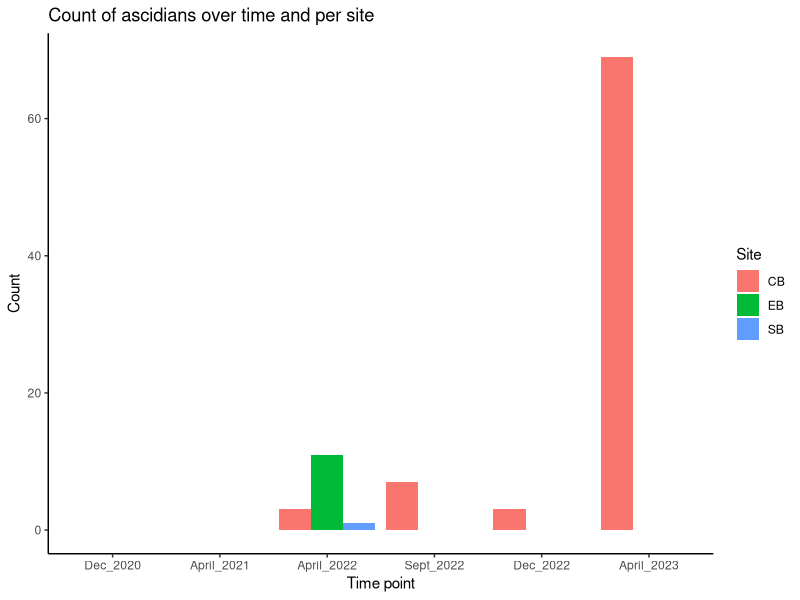
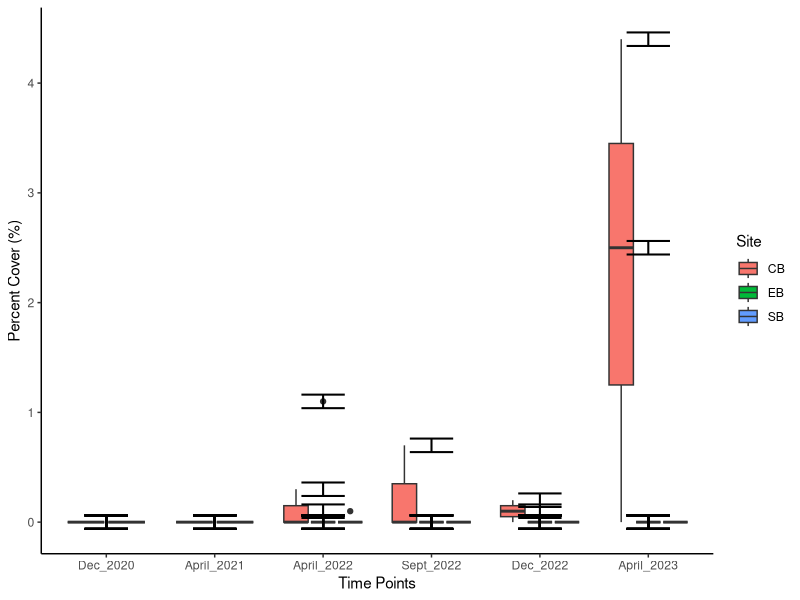
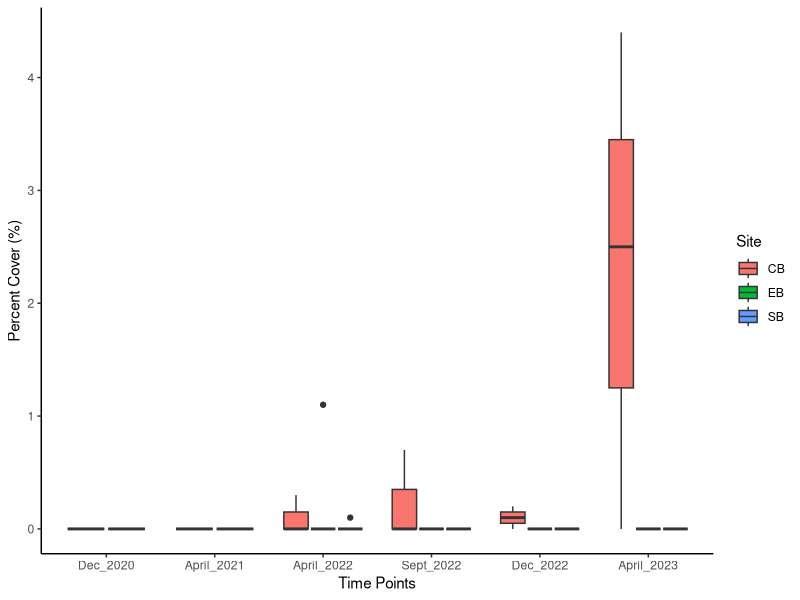
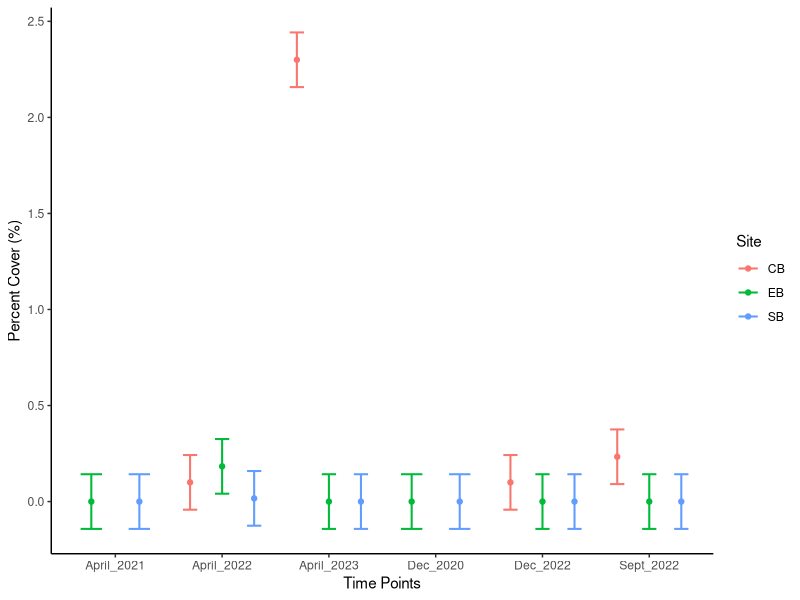
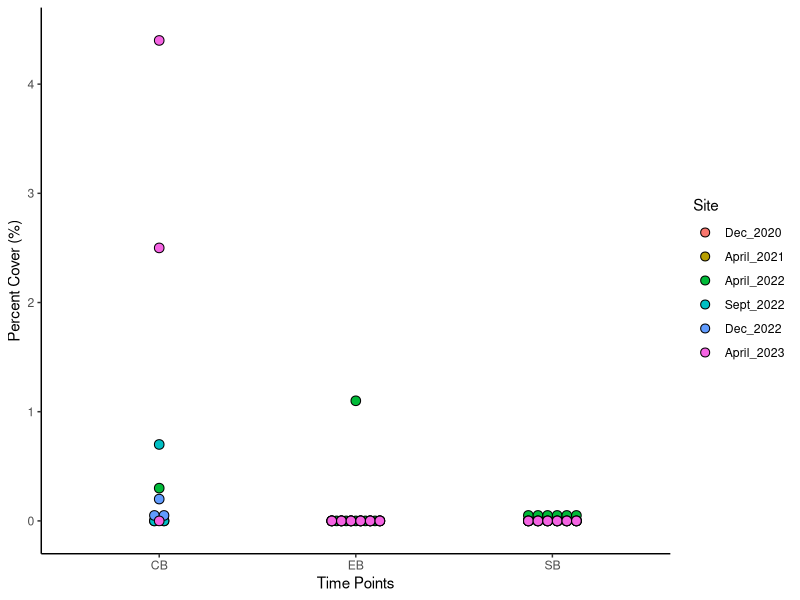

Here is the R script that generated these plots, in order: (Note: this script raises an error after producing the figures.)
## ---- chunk 1
rm(list=ls())
library(tidyverse)
library(dplyr)
library(readxl)
## ---- chunk 2
benthic.data <- read_excel("Benthic_cover.xlsx")
## ---- chunk 3
ascidians.full <- benthic.data[, c("Image ID", "Image name", "TP", "Site", "Transect_ID", "Transect_no", "ASCD")]
## ---- chunk 4
month_year <- strsplit(ascidians.full$TP, "_")
month <- sapply(month_year, function(x) x[1])
year <- sapply(month_year, function(x) x[2])
months <- c("January", "February", "March", "April", "May", "June", "July",
            "August", "Sept", "October", "November", "Dec") 
            # Sept and Dec because that's how they're saved in ascidians.full
month_numeric <- match(month, months)
year_numeric <- as.numeric(year)
date <- as.Date(paste(year_numeric, month_numeric, "01", sep = "-"))

# Save the date in a new column, other than TP
ascidians.full$Date <- date
## ---- chunk 5
# Summed up cover = how many is there
ascidians.sum <- ascidians.full %>%
  group_by(TP, Site, Date) %>%
  summarize(sum_cover = sum(ASCD))

# remove NAs first
ascidians.sum <- na.omit(ascidians.sum)

# order the TPs
ascidians.sum <- ascidians.sum %>%
  mutate(TP = factor(TP, levels = c("Dec_2020", "April_2021", "April_2022", "Sept_2022", "Dec_2022",  "April_2023"))) %>%
  arrange(TP)

# simple plot
ggplot(ascidians.sum, aes(x = TP, y = sum_cover, fill = Site)) +
  geom_bar(stat = "identity", position = "dodge") +
  labs(x = "Time point", y = "Count", fill = "Site") +
  ggtitle("Count of ascidians over time and per site") +
  theme_classic()

## ---- chunk 6
# pivot table
t.cover <- benthic.data %>% pivot_longer(c(Acanthastrea:Valspp), names_to = "Genera", values_to = "Cover")

# calculate mean cover & SD and SE by transect
mean.cover <- t.cover %>%
  group_by(TP, Site, Transect_ID, Genera) %>%
  summarize(mean_cover = mean(Cover)) %>%
  mutate(SE = sd(mean_cover) / sqrt(n()),
         SD = sd(mean_cover))

ascidians.full




# calculate sum of cover values for each transect - rowSums
# make new column called percent_cover - multiply by 100 to get percent
transect.percent.cover <- mean.cover %>%
  group_by(TP, Site, Transect_ID) %>%
  summarize(percent_cover = sum(mean_cover[Genera == "ASCD"]) / sum(mean_cover) * 100, .groups = "drop") %>%
  mutate(SE = sd(percent_cover)/sqrt(n()))

# percent cover per site
site.percent.cover <- mean.cover %>%
  group_by(TP, Site) %>%
  summarize(percent_cover = sum(mean_cover[Genera == "ASCD"]) / sum(mean_cover) * 100, .groups = "drop") %>%
  mutate(SE = sd(percent_cover)/sqrt(n()))

# percent cover per time point
tp.percent.cover <- mean.cover %>%
  group_by(TP) %>%
  summarize(percent_cover = sum(mean_cover[Genera == "ASCD"]) / sum(mean_cover) * 100, .groups = "drop") %>%
  mutate(SE = sd(percent_cover)/sqrt(n()))


# order the TPs
transect.percent.cover <- transect.percent.cover %>%
  mutate(TP = factor(TP, levels = c("Dec_2020", "April_2021", "April_2022", "Sept_2022", "Dec_2022",  "April_2023"))) %>%
  arrange(TP)

## ---- chunk 7
# plot per time point -> not the correct plot -> need to integrate TP and possibly site?
ggplot(transect.percent.cover, aes(x = TP, y = percent_cover, fill = Site)) +
  geom_boxplot() +
  geom_errorbar(aes(ymin = percent_cover - SE, ymax = percent_cover + SE),
                width = 0.4, size = 0.7) +
  labs(x = "Time Points", y = "Percent Cover (%)") +
  scale_fill_discrete(name = "Site") +
  theme_classic()

# plot per time point -> not the correct plot -> need to integrate TP and possibly site?

# Boxplot
str(transect.percent.cover)
ggplot(transect.percent.cover , aes(x = TP, y = percent_cover, fill = Site)) +
  geom_boxplot() +
  labs(x = "Time Points", y = "Percent Cover (%)") +
  scale_fill_discrete(name = "Site") +
  theme_classic()

str(site.percent.cover)
# plot per time point -> not the correct plot -> need to integrate TP and possibly site?
ggplot(site.percent.cover, aes(x = TP, y = percent_cover, colour = Site)) +
  geom_point(position=position_dodge(.9)) +
  geom_errorbar(aes(ymin = percent_cover - SE, ymax = percent_cover + SE),
                width = 0.4, size = 0.7,
                 position=position_dodge(.9)) +
  labs(x = "Time Points", y = "Percent Cover (%)") +
  scale_fill_discrete(name = "Site") +
  scale_colour_discrete(name = "Site") +
  theme_classic()

# Dotplot
ggplot(transect.percent.cover, aes(x = Site, y = percent_cover, fill = TP)) +
  geom_dotplot(binaxis = "y", stackdir = "center", dotsize = 0.6, show.legend = TRUE) +
  labs(x = "Time Points", y = "Percent Cover (%)") +
  scale_fill_discrete(name = "Site") +
  theme_classic()
## ---- chunk 8
# first average benthic data at transect level (average over 10 quadrats)
mean.cover.transects <- t.cover %>%
  group_by(TP, Site, Transect_ID, Genera) %>%
  summarize(mean_cover = mean(Cover))

# pivot long table back to wide
mean.cover.transects <- mean.cover.transects %>%
  pivot_wider(names_from = Genera, values_from = mean_cover)

ascd.occurr <- mean.cover.transects %>%
  mutate(ascd_occurrence = ifelse(ASCD != 0, "present", "absent"))

sum(ascd.occurr$ascd_occurrence == "present") # only 8 transects where ascidians occur

# calculate FOC for each TRANSECT_ID
transect.foc <- ascd.occurr %>%
  group_by(TP, Site, Transect_ID) %>%
  summarize(foc = (sum(ascd_occurrence == "present") / length(ascd.occurr$Transect_ID))*100)
# not sure if this length(benthic.data$Transect_no) is correct

# calculate FOC for each Site
site.foc <- ascd.occurr %>%
  group_by(TP, Site) %>%
  summarize(foc = (sum(ascd_occurrence == "present") / length(ascd.occurr$Transect_ID))*100)
# do you still use Transect_no here?

# calculate FOC per TP
TP.foc <- ascd.occurr %>%
  group_by(TP) %>%
  summarize(foc = (sum(ascd_occurrence == "present") / length(ascd.occurr$Transect_ID))*100)
## ---- chunk 9
colnames(benthic_data)
# make new data frame with columns without hard corals and sand (easier than taking them out of current df)
# also excluded dead coral and rubble
selected.cols <- c("TP", "Site", "Transect_ID", "Transect_no", "Anemone", "ASCD", "BInv", "CalcInvert", "SC", "SP", "Zoo", "Sediment", "Rhodo", "cyafil", "Cyanob", "TAS", "AL_fleshy", "AL_fol", "Amansia",  "ampart", "Asparago", "Bryopsis","calc_macro",  "Caulcupre", "CauRac", "CCA", "Chaeto", "Chlor", "CodFrag", "Colpo", "CYANO_DHC","Dasy","Dictyopter","Dictyota", "Halimeda","HALY", "Hormo", "Hydrocl", "Hyp", "Laur","MACR_Fil_A","MACR_LTH_O","Mal","MLRP", "Padina", "Ploc", "Sargassum", "Tri_fra", "Turf", "Ulva","Valspp" )
rel.cover.data <- benthic.data[selected.cols]

# calculate mean cover by transect -> transpose first
t.rel.cover <- rel.cover.data %>% pivot_longer(c(Anemone:Valspp), names_to = "Genera", values_to = "Cover")

rel.cover.mean.transects <- t.rel.cover %>%
  group_by(TP, Site, Transect_ID, Genera) %>%
  summarize(mean_cover = mean(Cover))

# transpose back
rel.cover.mean.transects <- rel.cover.mean.transects %>%
  pivot_wider(names_from = Genera, values_from = mean_cover)

# relative ascidian cover = sum(ascidian cover) / sum(all other cover)
rel.ascd.cover <-rel.cover.mean.transects %>%
  group_by(TP, Site, Transect_ID) %>%
  summarize(rel_ascd_cover = ASCD/sum(AL_fleshy:cyafil))

# if ASCD = 0 -> NaN
# if total sum = 0 -> Inf
